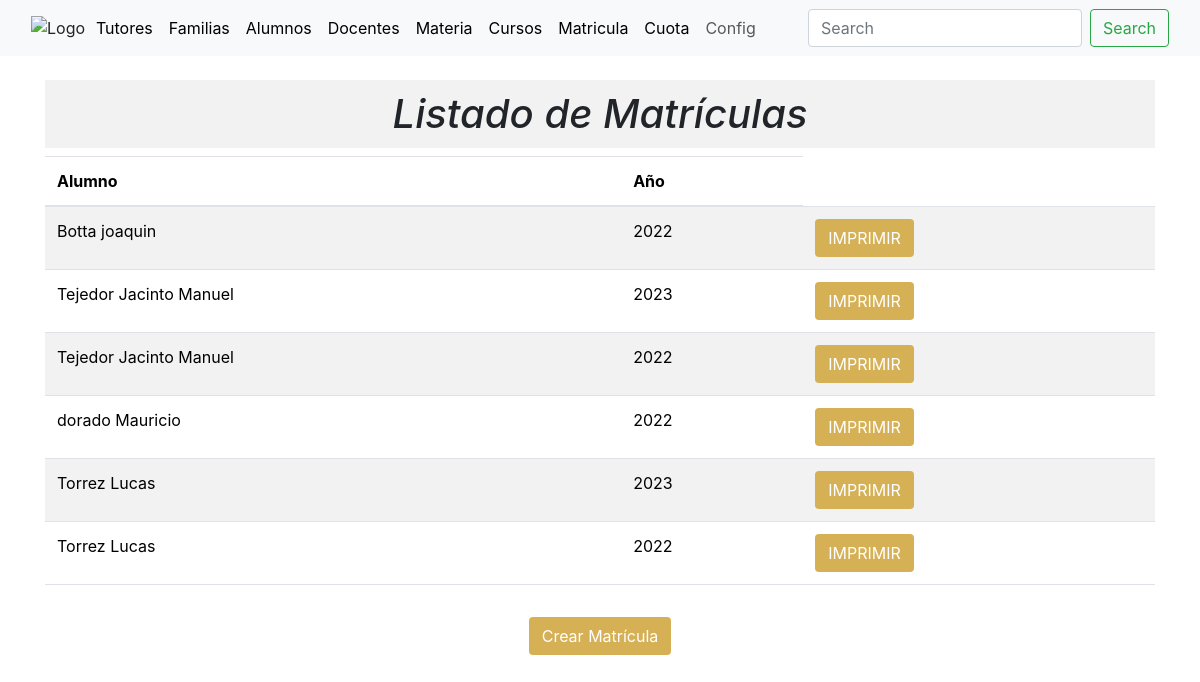
Page /matriculas/ on the committed database.
### contable/models.py (models this page shows, shortened)
class Matricula(models.Model):
    alumno = models.ForeignKey(Alumnos, on_delete=models.CASCADE)
    años = [('2018', '2018'),('2019', '2019'),('2020', '2020'),('2021', '2021'),('2022', '2022'),('2023', '2023'),('2024', '2024'),('2025', '2025'),('2026', '2026'),('2027', '2027'),('2028', '2028'),('2029', '2029'),]
    Año = models.CharField(max_length=4, choices=años)
    monto_matricula = models.FloatField()
    pagado = models.BooleanField(default=False)
    class Meta:
        db_table = 'matriculas'
        verbose_name = 'matricula'
        verbose_name_plural = 'matriculas'

### academico/models.py (models this page shows, shortened)
class Alumnos(models.Model):
    Familia = models.ForeignKey(Familia, on_delete=models.CASCADE)
    curso = models.ForeignKey(Cursos, on_delete=models.CASCADE, null=True, blank=True)
    Baja_Alumno = models.BooleanField()
    Casa = models.ForeignKey(Casas, on_delete=models.CASCADE)
    Colegio = models.ForeignKey(Colegios, on_delete=models.CASCADE)
    Lugar_Nacimiento = models.ForeignKey(Lugar_Nacimiento, on_delete=models.CASCADE)
    Nacionalidad = models.ForeignKey(Nacionalidad, on_delete=models.CASCADE)
    Localidad = models.ForeignKey(Localidad, on_delete=models.CASCADE)
    Apellidos = models.CharField(max_length=255)
    Nombres = models.CharField(max_length=255)
    DNI = models.CharField(max_length=255)
    Edad = models.IntegerField()
    Fecha_Nacimiento = models.DateField()
    Domicilio = models.CharField(max_length=255)
    Email_Institucional = models.EmailField()
    Email_Personal = models.EmailField()
    Escuela_Procedencia = models.CharField(max_length=255)
    Enfermedades = models.CharField(max_length=255)
    Toma_Medicamentos = models.CharField(max_length=255)
    Telefono_Urgencia = models.CharField(max_length=255)
    generos = [('V', 'Varón'),('M', 'Mujer'),]
    Sexo = models.CharField(max_length=1, choices=generos)
    def __str__(self):
        return '%s %s '%(self.Apellidos, self.Nombres)
    class Meta:
        db_table = 'Alumnos'
        verbose_name = 'Alumno'
        verbose_name_plural = 'Alumnos'

### contable/views.py (the view)
# urls.py: path('matriculas/', views.listar_matriculas, name='listar_matriculas'),
def listar_matriculas(request):
    matriculas = Matricula.objects.all()
    context = {'matriculas': matriculas}
    return render(request, 'listar_matriculas.html', context)

### contable/templates/listar_matriculas.html
{% extends "base.html" %}
{%block content%}
<main>
  <div class="container mt-4">
    <div class="row justify-content-center">
      <div class="col-md-12 text-center">
        <h1 style="font-style: italic; background-color: #f2f2f2; padding: 10px;">Listado de Matrículas</h1>
      </div>
    </div>
    <div class="row justify-content-center">
      <div class="col-md-12"> <div class="table-responsive">
        <table class="table table-striped table-hover">
          <thead>
            <tr>
              <th>Alumno</th>
              <th>Año</th>
            </tr>
          </thead>
          <tbody>
            {% for matricula in matriculas %}
            <tr>
              <td>
                {{ matricula.alumno }}
              </td>
              <td>
                {{ matricula.Año }}
              </td>
              <td>
                <a href="{% url 'imprimir_datos_padre_madre' matricula.id %}" class="btn" style="background-color: rgb(214,176,85); color: white;">IMPRIMIR</a>
              </td>
            </tr>
            {% endfor %}
          </tbody>
        </table>
        </div>
      </div>
    </div>
    <div class="row justify-content-center mt-3">
      <div class="col-md-8 text-center">
        <a href="{% url 'crear_matricula' %}" class="btn" style="background-color: rgb(214,176,85); color: white;">Crear Matrícula</a>
      </div>
    </div>
  </div>
</main>
{%endblock%}

### rows in the picture
Matricula: alumno "Botta joaquin", Año "2022"
Matricula: alumno "Tejedor Jacinto Manuel", Año "2023"
Matricula: alumno "Tejedor Jacinto Manuel", Año "2022"
Matricula: alumno "dorado Mauricio", Año "2022"
Matricula: alumno "Torrez Lucas", Año "2023"
Matricula: alumno "Torrez Lucas", Año "2022"
